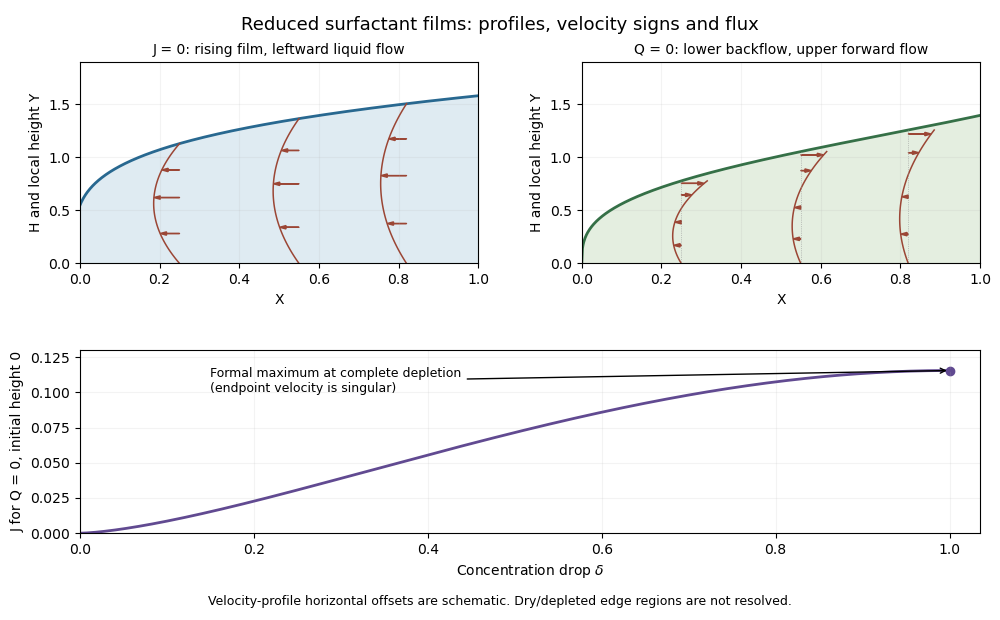

Generate this figure with Python:
"""Reduced film solutions and J(delta); cwd opaque PNG, caller-owned MPLCONFIGDIR."""
from pathlib import Path
import os
if not os.environ.get('MPLCONFIGDIR'):raise RuntimeError('Supply an owned MPLCONFIGDIR')
import matplotlib
matplotlib.use('Agg')
import matplotlib.pyplot as plt
import numpy as np
fig=plt.figure(figsize=(10,6.2),dpi=100,facecolor='white');gs=fig.add_gridspec(2,2,height_ratios=[1.1,1])
a0=fig.add_subplot(gs[0,0]);a1=fig.add_subplot(gs[0,1]);a2=fig.add_subplot(gs[1,:])
for ax in [a0,a1,a2]:ax.set_facecolor('white');ax.grid(alpha=.15)
X=np.linspace(0,1,600);H0=.55;delta=.55;Q=-delta*(H0*H0+2*delta)/6
H=(H0**4-48*Q*X)**.25
Hfun=lambda xx:(H0**4-48*Q*xx)**.25
hp=lambda hh:-12*Q/hh**3
for ax,hvals,label in [(a0,H,'J = 0: rising film, leftward liquid flow')]:
 ax.fill_between(X,0,hvals,color='#dfebf2');ax.plot(X,hvals,color='#286890',lw=2)
 for xx in [.25,.55,.82]:
  hh=Hfun(xx);Y=np.linspace(0,hh,80);U=.5*hp(hh)*Y*(Y-hh);scale=.065/max(abs(U))
  ax.plot(xx+scale*U,Y,color='#9b4635',lw=1.1)
  for yy in hh*np.array([.25,.55,.78]):
   uu=.5*hp(hh)*yy*(yy-hh);ax.arrow(xx,yy,scale*uu,0,head_width=.032,head_length=.016,length_includes_head=True,color='#9b4635')
 ax.set_title(label,fontsize=10);ax.set_ylim(0,1.9);ax.set_xlim(0,1);ax.set_xlabel('X');ax.set_ylabel('H and local height Y')
delta2=.65;J=delta2**1.5*(1-3*delta2/5)/(2*np.sqrt(3));end=np.sqrt(3*delta2)
hgrid=np.linspace(0,end,2000);xgrid=(hgrid**3/3-hgrid**5/15)/(6*J);H2=np.interp(X,xgrid,hgrid)
a1.fill_between(X,0,H2,color='#e4eee0');a1.plot(X,H2,color='#357047',lw=2)
for xx in [.25,.55,.82]:
 hh=np.interp(xx,xgrid,hgrid);Gamma=1-hh*hh/3;der=6*J/(hh*hh*Gamma);Y=np.linspace(0,hh,100);U=.5*der*Y*(Y-2*hh/3);scale=.065/max(abs(U))
 a1.plot(xx+scale*U,Y,color='#9b4635',lw=1.1);a1.plot([xx,xx],[0,hh],color='#999999',lw=.5,ls=':')
 for yy in hh*np.array([.22,.5,.83,.97]):
  uu=.5*der*yy*(yy-2*hh/3);a1.arrow(xx,yy,scale*uu,0,head_width=.032,head_length=.016,length_includes_head=True,color='#9b4635')
a1.set_title('Q = 0: lower backflow, upper forward flow',fontsize=10);a1.set_xlim(0,1);a1.set_ylim(0,1.9);a1.set_xlabel('X');a1.set_ylabel('H and local height Y')
d=np.linspace(0,1,400);flux=d**1.5*(1-3*d/5)/(2*np.sqrt(3));a2.plot(d,flux,color='#614a91',lw=2)
a2.scatter([1],[1/(5*np.sqrt(3))],color='#614a91');a2.annotate('Formal maximum at complete depletion\n(endpoint velocity is singular)',xy=(1,flux[-1]),xytext=(.15,.10),arrowprops={'arrowstyle':'->'},fontsize=9)
a2.set_xlim(0,1.035);a2.set_ylim(0,.13);a2.set_xlabel(r'Concentration drop $\delta$');a2.set_ylabel('J for Q = 0, initial height 0')
fig.subplots_adjust(left=.08,right=.98,top=.90,bottom=.14,hspace=.45,wspace=.26)
fig.suptitle('Reduced surfactant films: profiles, velocity signs and flux',fontsize=13,y=.975)
fig.text(.5,.025,'Velocity-profile horizontal offsets are schematic. Dry/depleted edge regions are not resolved.',ha='center',fontsize=9)
fig.savefig(Path.cwd()/(Path(__file__).stem+'.png'),dpi=100,facecolor='white',transparent=False);plt.close(fig)
